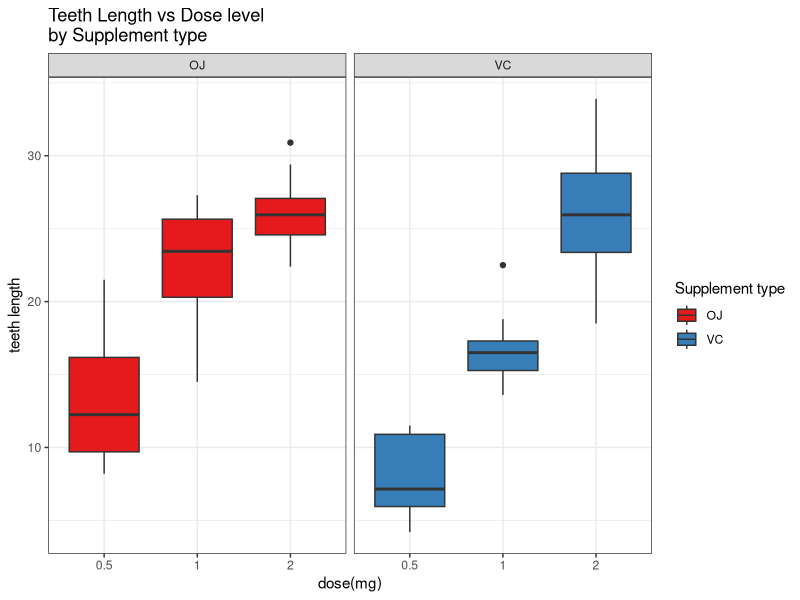

Generate this figure with R: (Note: this script raises an error after producing the figure.)
## ---- chunk 1
knitr::opts_chunk$set(echo = TRUE)
#Load packages
library(datasets)
library(dplyr)
library(ggplot2)
library(ggthemes)
data("ToothGrowth")

#Load data and convert to tbl format

ToothGrowth <- tbl_df(ToothGrowth)

## ---- chunk 2
#Sructure of the dataframe
ToothGrowth %>% str()
#summary
ToothGrowth %>% summary()
## ---- chunk 3
# Unique values in the dose vector
ToothGrowth %>% select(dose) %>% unique()
## ---- chunk 4
# covert to factor
ToothGrowth <- ToothGrowth %>% mutate(dose = as.factor(dose))
## ---- chunk 5
ToothGrowth %>%
  ggplot(aes(x=dose, y=len, fill=supp)) +
  geom_boxplot() +
  facet_grid(. ~supp) +
  scale_fill_brewer(palette="Set1") +
  theme_bw() +
  ggtitle("Teeth Length vs Dose level \nby Supplement type") +
  labs(x="dose(mg)", y="teeth length") +
  guides(fill=guide_legend(title = "Supplement type"))
## ---- chunk 6
# Extract the len and dose vectors from the df ToothGrowth
len_a <- ToothGrowth %>% filter(dose %in% c(0.5,1)) %>% select(len) %>% unlist()
dose_a <- ToothGrowth %>% filter(dose %in% c(0.5,1)) %>% select(dose) %>% unlist() 
(Test.a <- t.test(len_a~dose_a, paired=FALSE))
## ---- chunk 7
#Exract the len and dose vectors from the df ToothGrowth
len_b <- ToothGrowth %>% filter(dose %in% c(0.5,2)) %>% select(len) %>% unlist()
dose_b <- ToothGrowth %>% filter(dose %in% c(0.5,2)) %>% select(dose) %>% unlist()
#Test
(Test.b <- t.test(len_b~dose_b, paired = FALSE))
## ---- chunk 8
#Exract the len and dose vectors from the df ToothGrowth
len_c <- ToothGrowth %>% filter(dose %in% c(1,2)) %>% select(len) %>% unlist()
dose_c <- ToothGrowth %>% filter(dose %in% c(1,2)) %>% select(dose) %>% unlist()
#Test
(Test.c <- t.test(len_c~dose_c, paired = FALSE))
## ---- chunk 9
#Exract the len and dose vectors from the df ToothGrowth
len <- ToothGrowth %>% select(len) %>% unlist()
supp <- ToothGrowth %>% select(supp) %>% unlist()
t.test(len~supp, paired = FALSE)

